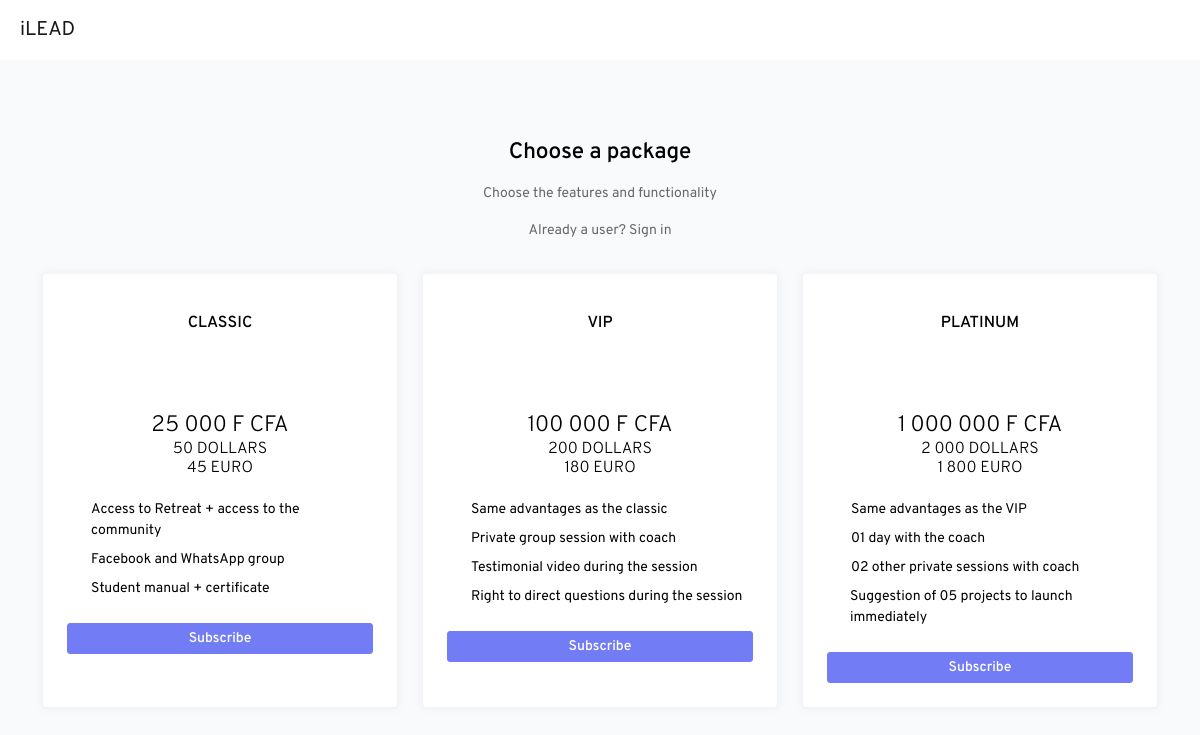
The page / on the database its author committed.
### tables this page shows
CREATE TABLE `tbl_plans` (
  `id` int(11) NOT NULL,
  `name` varchar(255) DEFAULT NULL,
  `price` decimal(10,2) DEFAULT NULL,
  `description` text DEFAULT NULL,
  `state` varchar(255) DEFAULT NULL,
  `order` int(255) DEFAULT NULL,
  `price_euro` decimal(10,2) DEFAULT NULL,
  `price_dollard` decimal(10,2) DEFAULT NULL,
  PRIMARY KEY (`id`) USING BTREE
);

### application/controllers/Start.php (called while the page is built, shortened)
<?php
class Start extends CI_Controller
{
    function __construct()
    {
        if (!get_user_lang()) {
            $key = substr($_SERVER['HTTP_ACCEPT_LANGUAGE'], 0, 2);
            if ($key == 'fr') {
                $lann = 'french';
            } else {
                $lann = 'english';
            }
        } else {
            $lann = get_user_lang();
        }
        $this->lang->load($lann, $lann);
        $this->load->model('Plans_model', 'plans');
        $this->load->model('User_model', 'user');
        $this->load->model('payment_modes_model', 'mode');
        $this->load->model('Event_Model');
    }
    public function index()
    {
        $data['plans'] = $this->plans->get_all();
        $this->load->view('home/home', $data);
    }
}

### index.php (called while the page is built, shortened)
<?php
require_once BASEPATH.'core/CodeIgniter.php';

### application/helpers/general_helper.php (called while the page is built, shortened)
<?php
function get_user_lang()
{
    return get_instance()->session->userdata('lang');
}
function __price($amount, $currency = 'F CFA')
{
    return number_format($amount, $decimals = 0, $dec_point = ",", $thousands_sep = " ") . ' ' . $currency;
}

### application/models/Plans_model.php (called while the page is built, shortened)
<?php
class Plans_model extends CI_Model
{
    public function get_all()
    {
        return $this->db->get('tbl_plans')->result_array();
    }
}

### application/views/home/home.php (the view, shortened to what this page needs)
<!DOCTYPE html>
<html lang="en">
<head>
    <link rel="stylesheet" href="<?= base_url() ?>assets/vendors/core/core.css">
    <link rel="stylesheet" href="<?= base_url() ?>assets/fonts/feather-font/css/iconfont.css">
    <link rel="stylesheet" href="<?= base_url() ?>assets/vendors/flag-icon-css/css/flag-icon.min.css">
    <link rel="stylesheet" href="<?= base_url() ?>assets/css/demo_1/style.css">
    <link rel="stylesheet" href="<?= base_url() ?>assets/css/styles.css">
</head>
<body>
<div class="main-wrapper">
    <div class="page-wrapper full-page">
        <div class="">
            <div class="row w-100" style="padding: 0;padding: 0;
    margin-right: 0px;
    margin-left: 0px;">
                <div class="col-md-12" style="padding: 0">
                    <nav id="topmenu" class="navbar navbar-expand-lg navbar-light bg-light">
                        <a class="navbar-brand" href="<?=base_url()?>">iLEAD</a>
                        <div class="collapse navbar-collapse" id="navbarTogglerDemo02">
                            <div class="form-inline my-2 my-lg-0">
                                <?php if (get_user_lang() == 'english'): ?>
                                    <a href="<?= base_url('lang/?lang=fr&t=h') ?>" class="dropdown-item py-2"><i class="flag-icon flag-icon-fr" title="<?php echo $this->lang->line('asides_french_message'); ?>" id="fr"></i></a>
                                <?php else: ?>
                                    <a href="<?= base_url('lang/?lang=en&t=h') ?>" class="dropdown-item py-2"><i class="flag-icon flag-icon-us" title="<?php echo $this->lang->line('asides_message'); ?>" id="en"></i></a>
                                <?php endif; ?>
                            </div>
                        </div>
                    </nav>
                    <h4 class="text-center mb-3 mt-4"><?php echo $this->lang->line('home_package'); ?></h4>
                    <p class="text-muted text-center mb-4 pb-2"><?php echo $this->lang->line('home_features'); ?><br>
                        <a style="" href="<?= base_url('auth/login')?>" class="d-block mt-3 text-muted"><?php echo $this->lang->line('register_already_message'); ?></a></p>
                    <div class="container">
                        <div class="row">
                            <?php foreach ($plans as $plan) { ?>
                                <div class="col-md-4 stretch-card grid-margin grid-margin-md-0">
                                    <div class="card">
                                        <div class="card-body">
                                            <h5 class="text-center text-uppercase mt-3 mb-4"><?= $plan['name'] ?></h5>
                                            <i data-feather="award"
                                               class="text-primary icon-xxl d-block mx-auto my-3"></i>
                                            <h4 class="text-center font-weight-light"><?= __price($plan['price']) ?></h4>
                                            <h5 class="text-center font-weight-light"><?= __price($plan['price_dollard'],'DOLLARS') ?></h5>
                                            <h5 class="text-center font-weight-light"><?= __price($plan['price_euro'],'EURO') ?></h5>
                                            <br>
                                            <?= $this->lang->line('desc_pack'.$plan['id']) ?>
                                            <a href="<?php echo base_url('auth/register?pack='.$plan['name'] ) ?>" class="btn btn-primary d-block mx-auto mt-4"><?php echo $this->lang->line('home_subscribe_message'); ?></a>
                                        </div>
                                    </div>
                                </div>
                            <?php } ?>
                        </div>
                    </div>
                </div>
            </div>
        </div>
    </div>
</body>
</html>

### application/language/english/english_lang.php (shortened to what this page needs)
<?php
$lang['desc_pack1'] = ' <div class="d-flex align-items-center mb-2">
                                                    <i data-feather="check" class="icon-md text-primary mr-2"></i>
                                                    <p>Access to Retreat + access to the community</p>
                                                </div>
                                                <div class="d-flex align-items-center mb-2">
                                                    <i data-feather="check" class="icon-md text-primary mr-2"></i>
                                                    <p>Facebook and WhatsApp  group</p>
                                                </div>
                                                <div class="d-flex align-items-center mb-2">
                                                    <i data-feather="check" class="icon-md text-primary mr-2"></i>
                                                    <p>Student manual + certificate</p>
                                                </div>
                                               ';
$lang['desc_pack2'] = ' <div class="d-flex align-items-center mb-2">
                                                    <i data-feather="check" class="icon-md text-primary mr-2"></i>
                                                    <p>Same advantages as the classic</p>
                                                </div>
                                                <div class="d-flex align-items-center mb-2">
                                                    <i data-feather="check" class="icon-md text-primary mr-2"></i>
                                                    <p>Private group session with coach</p>
                                                </div>
                                                <div class="d-flex align-items-center mb-2">
                                                    <i data-feather="check" class="icon-md text-primary mr-2"></i>
                                                    <p>Testimonial video during the session</p>
                                                </div>
                                                 <div class="d-flex align-items-center mb-2">
                                                    <i data-feather="check" class="icon-md text-primary mr-2"></i>
                                                    <p>Right to direct questions during the session</p>
                                                </div>
                                               ';
$lang['desc_pack3'] = ' <div class="d-flex align-items-center mb-2">
                                                    <i data-feather="check" class="icon-md text-primary mr-2"></i>
                                                    <p>Same advantages as the VIP</p>
                                                </div>
                                                <div class="d-flex align-items-center mb-2">
                                                    <i data-feather="check" class="icon-md text-primary mr-2"></i>
                                                    <p>01 day with the coach</p>
                                                </div>
                                                <div class="d-flex align-items-center mb-2">
                                                    <i data-feather="check" class="icon-md text-primary mr-2"></i>
                                                    <p>02 other private sessions with coach</p>
                                                </div>
                                                 <div class="d-flex align-items-center mb-2">
                                                    <i data-feather="check" class="icon-md text-primary mr-2"></i>
                                                    <p>Suggestion of 05 projects to launch immediately</p>
                                                </div>';

### assets/css/styles.css (style rules this page uses)
#topmenu { width: 100% !important; left: 0 !important; position: relative !important; background-color: #fff !important; border-bottom: none !important; box-shadow: none !important; padding-left: 20px; padding-right: 20px; margin-bottom: 80px; }
.stretch-card > .card { max-width: 300px; }

### rows shown on the page
tbl_plans: name "CLASSIC", price "25 000 F CFA", price_dollard "50 DOLLARS", price_euro "45 EURO"
tbl_plans: name "VIP", price "100 000 F CFA", price_dollard "200 DOLLARS", price_euro "180 EURO"
tbl_plans: name "PLATINUM", price "1 000 000 F CFA", price_dollard "2 000 DOLLARS", price_euro "1 800 EURO"

### other values the page prints
$this->lang->line('home_package') "Choose a package"
$this->lang->line('home_features') "Choose the features and functionality"
$this->lang->line('register_already_message') "Already a user? Sign in"
